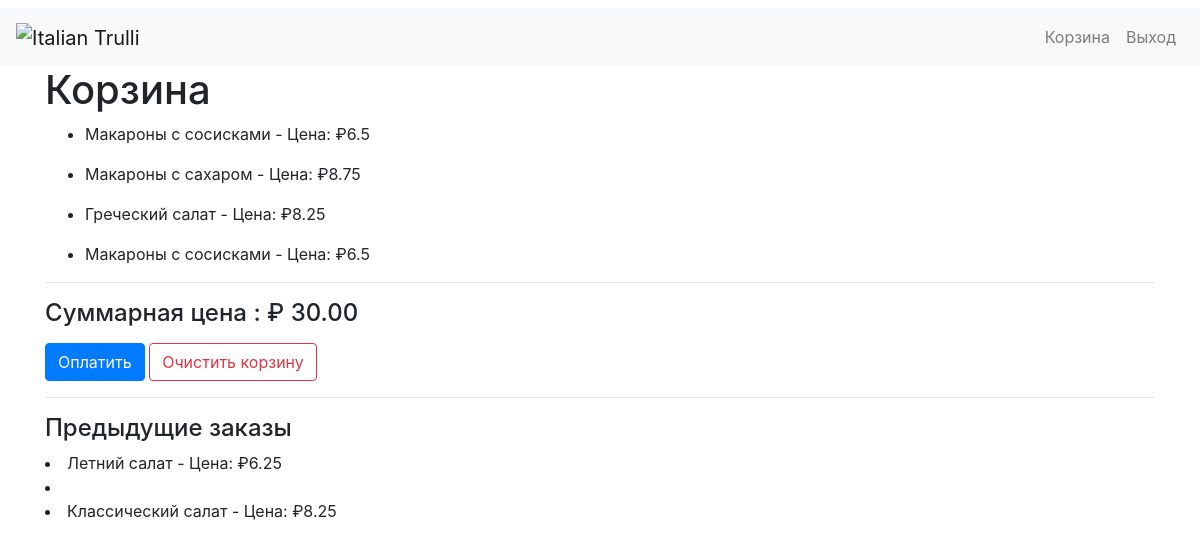
/cart (signed in), run on an earlier commit of the app's database.
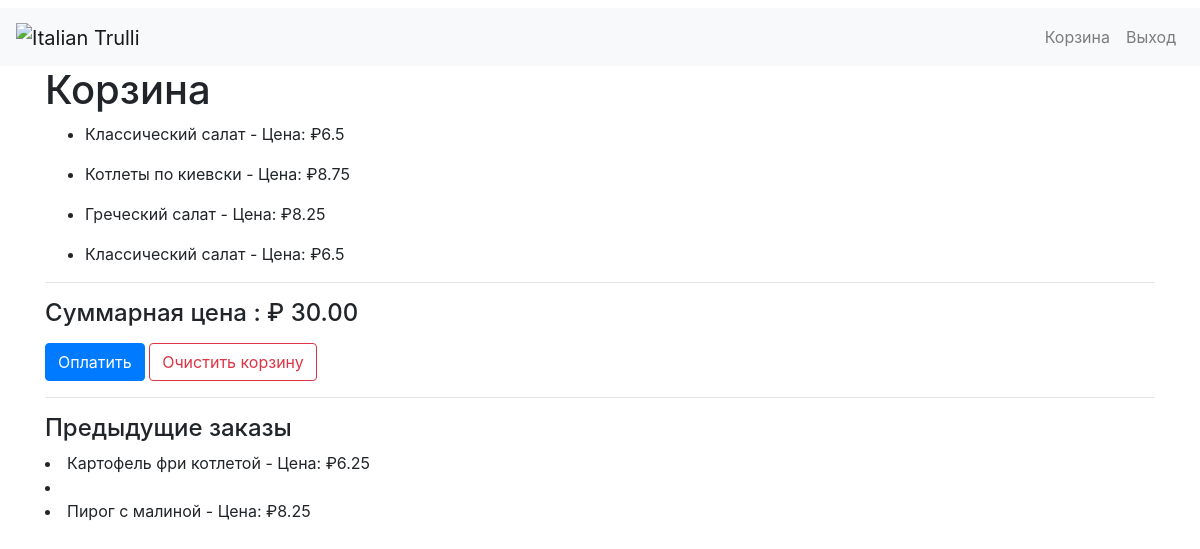
And on a later commit of the database.
### orders/models.py (models this page shows, shortened)
class Cart_List(models.Model):
	user_id = models.ForeignKey(User, on_delete=models.CASCADE)
	item_id = models.ForeignKey(Item_List, on_delete=models.CASCADE)
	size = models.ForeignKey(Size, on_delete=models.CASCADE, null=True, blank=True,)
	toppings = models.ManyToManyField(Topping, blank=True)
	calculated_price = models.FloatField()
	is_current = models.BooleanField(default=True)
	def __str__(self):
		if self.size ==None:
			return f" {self.item_id.name} - Цена: ₽{self.calculated_price}"
		else:
			return f""

class Item_List(models.Model):
	category = models.ForeignKey(Category, on_delete=models.CASCADE)
	name = models.CharField(max_length=64)
	price = models.FloatField(default=0)
	image = models.CharField(max_length=128, default="img.jpg")
	amount = models.IntegerField(default=0)

### orders/views.py (the view)
# urls.py: path("cart", views.cart_view, name="cart"),
def cart_view(request):
	if request.method == "POST":
		item_id = request.POST.get("item_id")
		size = request.POST.get("size_id")
		user = request.user
		p = Item_List.objects.get(pk=item_id)
		if size and int(size) == 7:
			total_price = p.price
		else:
			total_price = p.price
		if size == None:
			new_item = Cart_List(user_id=user, item_id=Item_List.objects.get(pk = item_id), size=None, calculated_price=total_price)
		else:
			new_item = Cart_List(user_id=user, item_id=Item_List.objects.get(pk = item_id), size=Size.objects.get(pk = size), calculated_price=total_price)
		new_item.save()
		messages.success(request, "Блюдо добавлено в корзину!")
		return HttpResponseRedirect(reverse("index"))
	else:
		try:
			cart = Cart_List.objects.filter(user_id=request.user, is_current=True)
		except Cart_List.DoesNotExist:
			raise Http404("Такого домена еще нет")
		total_price = cart.aggregate(Sum('calculated_price'))['calculated_price__sum']
		cart_ordered = Cart_List.objects.filter(user_id=request.user, is_current=False)
		context = {
		"cart_items" : cart,
		"total_price": total_price,
		"cart_items_ordered" : cart_ordered,
		}
		return render(request, "orders/cart.html", context)

### orders/templates/orders/cart.html (shortened to what this page needs)
{% extends "orders/base.html" %}
{% load humanize %}
{% block body %}
<h1>Корзина</h1>
{% if cart_items %}
		<form action="{% url 'order' %}" method="post">
  <div class="form-group">
	<ul>
  	{% for item in cart_items %}
<li>
					<p>{{ item }}</p>
</li>
{% endfor %}
</ul>
   <hr>
<h4>Суммарная цена : ₽ {{total_price|floatformat:2}}</h4>
  </div>
  <a href="/payment" class="btn btn-primary" type="submit" role="button" data-bs-toggle="button">Оплатить</a> <button type="{% url 'removefromcart' 0 %}" class="btn btn-outline-danger">Очистить корзину</button>
</form>
{% else %}
<h3>Ваша корзина на данный момент пуста</h3>
<form action="{% url 'index'%}">
    <button class="btn btn-primary" type="submit">Продолжить покупки</button>
</form>
{% endif %}
<hr>
{% if cart_items_ordered %}
<h4>Предыдущие заказы</h4>
{% for item in cart_items_ordered %}
<li> {{ item }}</li>
{% endfor %}
{% endif %}
{% endblock %}

What changed in the data, as far as the page shows it:
changed through a linked row, Cart_List (number 1 of 6 on the later page): size+item_id+calculated_price "Макароны с сосисками - Цена: ₽6.5" → "Классический салат - Цена: ₽6.5"
changed through a linked row, Cart_List: size+item_id+calculated_price "Макароны с сахаром - Цена: ₽8.75" → "Котлеты по киевски - Цена: ₽8.75"
changed through a linked row, Cart_List (number 4 of 6 on the later page): size+item_id+calculated_price "Макароны с сосисками - Цена: ₽6.5" → "Классический салат - Цена: ₽6.5"
changed through a linked row, Cart_List: size+item_id+calculated_price "Летний салат - Цена: ₽6.25" → "Картофель фри котлетой - Цена: ₽6.25"
changed through a linked row, Cart_List: size+item_id+calculated_price "Классический салат - Цена: ₽8.25" → "Пирог с малиной - Цена: ₽8.25"
